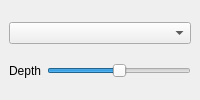
  <widget class="QDockWidget" name="lightingDockWidget" >
   <property name="sizePolicy" >
    <sizepolicy vsizetype="Preferred" hsizetype="Maximum" >
     <horstretch>0</horstretch>
     <verstretch>0</verstretch>
    </sizepolicy>
   </property>
   <property name="minimumSize" >
    <size>
     <width>200</width>
     <height>87</height>
    </size>
   </property>
   <property name="allowedAreas" >
    <set>Qt::LeftDockWidgetArea|Qt::RightDockWidgetArea</set>
   </property>
   <property name="windowTitle" >
    <string>Lighting</string>
   </property>
   <attribute name="dockWidgetArea" >
    <number>1</number>
   </attribute>
   <widget class="QWidget" name="dockWidgetContents_8" >
    <layout class="QGridLayout" >
     <item row="0" column="0" colspan="2" >
      <widget class="QComboBox" name="lightingPositionComboBox" >
       <property name="currentIndex" >
        <number>-1</number>
       </property>
      </widget>
     </item>
     <item row="1" column="0" >
      <widget class="QLabel" name="lightingDepthLabel" >
       <property name="text" >
        <string>Depth</string>
       </property>
      </widget>
     </item>
     <item row="1" column="1" >
      <widget class="QSlider" name="lightingDepthSlider" >
       <property name="maximum" >
        <number>2000</number>
       </property>
       <property name="singleStep" >
        <number>10</number>
       </property>
       <property name="pageStep" >
        <number>100</number>
       </property>
       <property name="value" >
        <number>1000</number>
       </property>
       <property name="orientation" >
        <enum>Qt::Horizontal</enum>
       </property>
      </widget>
     </item>
    </layout>
   </widget>
  </widget>
